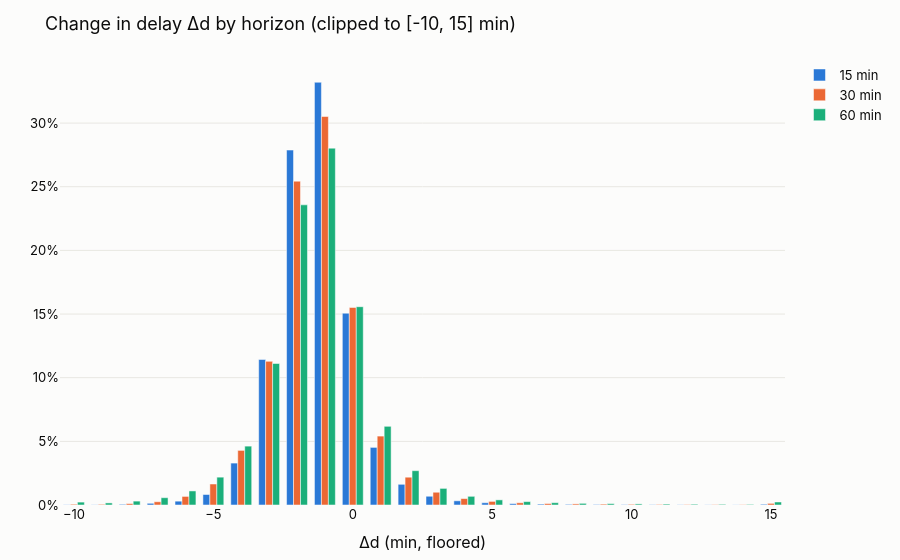

Write notebook code for a chart like this one.
### Code cell
# 2.2 Chart: distribution of Δd by horizon (clipped to [-10, 15] min)
hist = q("""
SELECT horizon_min, greatest(least(floor(delta_min), 15), -10) AS minute, count(*) AS n
FROM labels WHERE label_status = 'ok'
GROUP BY ALL ORDER BY minute
""")
hist["share"] = hist["n"] / hist.groupby("horizon_min")["n"].transform("sum")
hist["horizon"] = hist["horizon_min"].astype(str) + " min"
fig = px.bar(hist, x="minute", y="share", color="horizon", barmode="group",
             color_discrete_map={f"{h} min": c for h, c in HORIZON_COLORS.items()},
             title="Change in delay Δd by horizon (clipped to [-10, 15] min)")
fig.update_layout(yaxis_tickformat=".0%", xaxis_title="Δd (min, floored)", yaxis_title=None,
                  legend_title=None)
fig.show()

### Figure 1 — Plotly figure (JSON) as saved in the notebook; plotly's stock layout.template omitted (floating-point values rounded to 4 significant figures)
{"data": [{"alignmentgroup": "True", "hovertemplate": "horizon=15 min<br>minute=%{x}<br>share=%{y}<extra></extra>", "legendgroup": "15 min", "marker": {"color": "#2a78d6", "pattern": {"shape": ""}}, "name": "15 min", "offsetgroup": "15 min", "orientation": "v", "showlegend": true, "textposition": "auto", "type": "bar", "x": [-10.0, -9.0, -8.0, -7.0, -6.0, -5.0, -4.0, -3.0, -2.0, -1.0, 0.0, 1.0, 2.0, 3.0, 4.0, 5.0, 6.0, 7.0, 8.0, 9.0, 10.0, 11.0, 12.0, 13.0, 14.0, 15.0], "xaxis": "x", "y": [0.0001771, 0.0001602, 0.0005317, 0.001324, 0.003017, 0.008257, 0.03293, 0.1143, 0.2788, 0.3321, 0.1507, 0.04526, 0.01626, 0.00687, 0.003298, 0.001791, 0.001082, 0.0006906, 0.000511, 0.0003999, 0.0003017, 0.0002441, 0.0001924, 0.000148, 0.0001277, 0.000589], "yaxis": "y"}, {"alignmentgroup": "True", "hovertemplate": "horizon=30 min<br>minute=%{x}<br>share=%{y}<extra></extra>", "legendgroup": "30 min", "marker": {"color": "#eb6834", "pattern": {"shape": ""}}, "name": "30 min", "offsetgroup": "30 min", "orientation": "v", "showlegend": true, "textposition": "auto", "type": "bar", "x": [-10.0, -9.0, -8.0, -7.0, -6.0, -5.0, -4.0, -3.0, -2.0, -1.0, 0.0, 1.0, 2.0, 3.0, 4.0, 5.0, 6.0, 7.0, 8.0, 9.0, 10.0, 11.0, 12.0, 13.0, 14.0, 15.0], "xaxis": "x", "y": [0.0006037, 0.000515, 0.001105, 0.002562, 0.006749, 0.01651, 0.04289, 0.1128, 0.2544, 0.3051, 0.1552, 0.05414, 0.02184, 0.01002, 0.005062, 0.002834, 0.001765, 0.001174, 0.0008684, 0.000681, 0.0005473, 0.0004318, 0.0003605, 0.0002915, 0.0002503, 0.00128], "yaxis": "y"}, {"alignmentgroup": "True", "hovertemplate": "horizon=60 min<br>minute=%{x}<br>share=%{y}<extra></extra>", "legendgroup": "60 min", "marker": {"color": "#1baf7a", "pattern": {"shape": ""}}, "name": "60 min", "offsetgroup": "60 min", "orientation": "v", "showlegend": true, "textposition": "auto", "type": "bar", "x": [-10.0, -9.0, -8.0, -7.0, -6.0, -5.0, -4.0, -3.0, -2.0, -1.0, 0.0, 1.0, 2.0, 3.0, 4.0, 5.0, 6.0, 7.0, 8.0, 9.0, 10.0, 11.0, 12.0, 13.0, 14.0, 15.0], "xaxis": "x", "y": [0.002281, 0.001644, 0.003053, 0.005741, 0.01105, 0.02186, 0.04624, 0.1112, 0.2358, 0.2803, 0.1558, 0.06181, 0.02696, 0.01305, 0.006818, 0.004034, 0.002669, 0.001823, 0.001306, 0.001082, 0.000866, 0.0007151, 0.0006098, 0.0005403, 0.0004727, 0.002372], "yaxis": "y"}], "layout": {"barmode": "group", "legend": {"title": {}, "tracegroupgap": 0}, "title": {"text": "Change in delay Δd by horizon (clipped to [-10, 15] min)"}, "xaxis": {"anchor": "y", "domain": [0, 1], "title": {"text": "Δd (min, floored)"}}, "yaxis": {"anchor": "x", "domain": [0, 1], "tickformat": ".0%", "title": {}}}}
